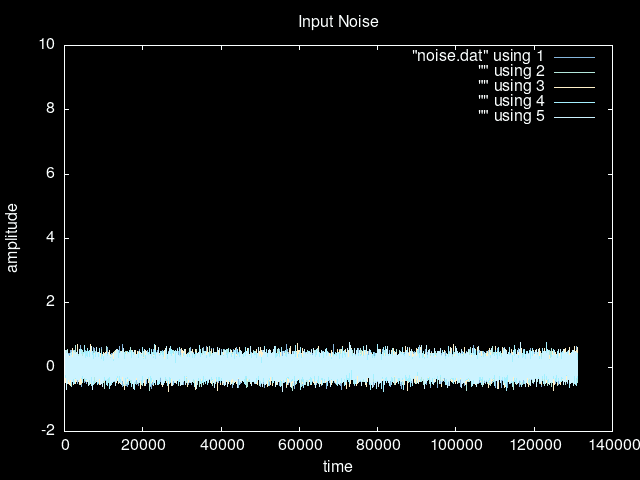

Write gnuplot code to recreate this figure.
set terminal png background '#000000' font "Liberation 12"
set border lc rgb '#fbffff'
set border linewidth 1.5
set linetype 1 lc rgb '#86b6dc' lw 1.5
set linetype 2 lc rgb '#b3e8dc' lw 1.5
set linetype 3 lc rgb '#fff1c9' lw 1.5
set linetype 4 lc rgb '#a4f0ff' lw 1.5
set linetype 5 lc rgb '#ccf3ff' lw 1.5
set linetype 6 lc rgb '#d8fdff' lw 1.5
set linetype cycle 6
set key textcolor '#fbffff'
set title textcolor '#fbffff'
set xlabel textcolor '#fbffff'
set ylabel textcolor '#fbffff'
set output ARG1

set title "Input Noise"
set xlabel "time"
set ylabel "amplitude"

plot "noise.dat" using 1 w l, \
	"" using 2 w l, \
	"" using 3 w l, \
	"" using 4 w l, \
	"" using 5 w l, \
